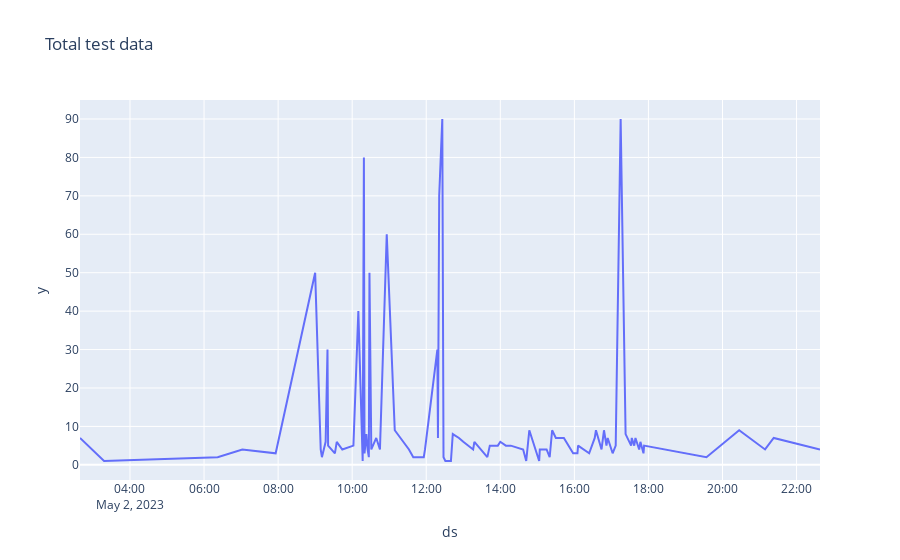

Notebook source saved alongside this figure:
### Markdown cell above
## make total data

### Code cell
data_test = pd.concat([off_time_before_9,day_working_time,off_time_after_18]).sort_index().reset_index(drop=True)
print( data_test.shape )

print( 
    f'''
    max : {np.max(data_test.y)}
    min : {np.min(data_test.y)}      
    ''')

# fig = px.scatter( data_test, x='ds', y='y', title='Total test data' )
fig = px.line( data_test, x='ds', y='y', title='Total test data' )
fig.show()

### Figure 1 — Plotly figure (JSON) as saved in the notebook; plotly's stock layout.template omitted (floating-point values rounded to 4 significant figures)
{"data": [{"hovertemplate": "ds=%{x}<br>y=%{y}<extra></extra>", "legendgroup": "", "line": {"color": "#636efa", "dash": "solid"}, "marker": {"symbol": "circle"}, "mode": "lines", "name": "", "orientation": "v", "showlegend": false, "type": "scatter", "x": ["2023-05-02T02:39:00", "2023-05-02T03:18:00", "2023-05-02T06:22:00", "2023-05-02T07:02:00", "2023-05-02T07:56:00", "2023-05-02T09:00:00", "2023-05-02T09:09:00", "2023-05-02T09:11:00", "2023-05-02T09:17:00", "2023-05-02T09:20:00", "2023-05-02T09:21:00", "2023-05-02T09:32:00", "2023-05-02T09:35:00", "2023-05-02T09:44:00", "2023-05-02T10:02:00", "2023-05-02T10:10:00", "2023-05-02T10:17:00", "2023-05-02T10:19:00", "2023-05-02T10:20:00", "2023-05-02T10:23:00", "2023-05-02T10:25:00", "2023-05-02T10:26:00", "2023-05-02T10:27:00", "2023-05-02T10:28:00", "2023-05-02T10:31:00", "2023-05-02T10:39:00", "2023-05-02T10:45:00", "2023-05-02T10:56:00", "2023-05-02T11:09:00", "2023-05-02T11:32:00", "2023-05-02T11:39:00", "2023-05-02T11:56:00", "2023-05-02T11:58:00", "2023-05-02T12:18:00", "2023-05-02T12:19:00", "2023-05-02T12:21:00", "2023-05-02T12:26:00", "2023-05-02T12:28:00", "2023-05-02T12:31:00", "2023-05-02T12:40:00", "2023-05-02T12:43:00", "2023-05-02T12:53:00", "2023-05-02T13:00:00", "2023-05-02T13:16:00", "2023-05-02T13:18:00", "2023-05-02T13:39:00", "2023-05-02T13:43:00", "2023-05-02T13:56:00", "2023-05-02T14:00:00", "2023-05-02T14:09:00", "2023-05-02T14:13:00", "2023-05-02T14:17:00", "2023-05-02T14:37:00", "2023-05-02T14:42:00", "2023-05-02T14:47:00", "2023-05-02T15:00:00", "2023-05-02T15:03:00", "2023-05-02T15:04:00", "2023-05-02T15:15:00", "2023-05-02T15:20:00", "2023-05-02T15:24:00", "2023-05-02T15:30:00", "2023-05-02T15:43:00", "2023-05-02T15:58:00", "2023-05-02T16:05:00", "2023-05-02T16:06:00", "2023-05-02T16:24:00", "2023-05-02T16:33:00", "2023-05-02T16:35:00", "2023-05-02T16:44:00", "2023-05-02T16:48:00", "2023-05-02T16:52:00", "2023-05-02T16:54:00", "2023-05-02T17:02:00", "2023-05-02T17:07:00", "2023-05-02T17:15:00", "2023-05-02T17:23:00", "2023-05-02T17:32:00", "2023-05-02T17:33:00", "2023-05-02T17:37:00", "2023-05-02T17:39:00", "2023-05-02T17:45:00", "2023-05-02T17:47:00", "2023-05-02T17:52:00", "2023-05-02T17:53:00", "2023-05-02T19:34:00", "2023-05-02T20:27:00", "2023-05-02T21:09:00", "2023-05-02T21:23:00", "2023-05-02T22:38:00"], "xaxis": "x", "y": [7, 1, 2, 4, 3, 50, 4, 2, 6, 30, 5, 3, 6, 4, 5, 40, 1, 80, 3, 8, 4, 3, 2, 50, 4, 7, 4, 60, 9, 4, 2, 2, 4, 30, 7, 70, 90, 2, 1, 1, 8, 7, 6, 4, 6, 2, 5, 5, 6, 5, 5, 5, 4, 1, 9, 2, 1, 4, 4, 2, 9, 7, 7, 3, 3, 5, 3, 7, 9, 4, 9, 5, 7, 3, 5, 90, 8, 5, 7, 5, 7, 4, 6, 3, 5, 2, 9, 4, 7, 4], "yaxis": "y"}], "layout": {"legend": {"tracegroupgap": 0}, "title": {"text": "Total test data"}, "xaxis": {"anchor": "y", "domain": [0, 1], "title": {"text": "ds"}}, "yaxis": {"anchor": "x", "domain": [0, 1], "title": {"text": "y"}}}}
